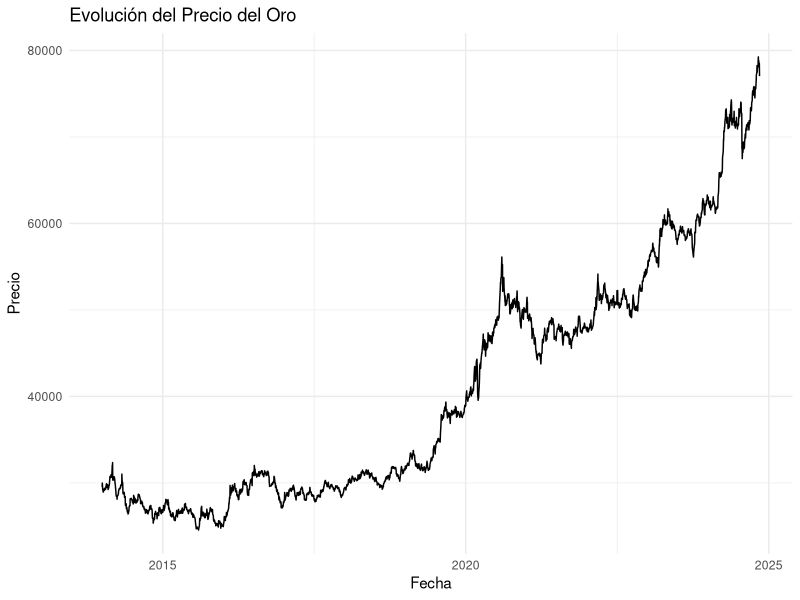
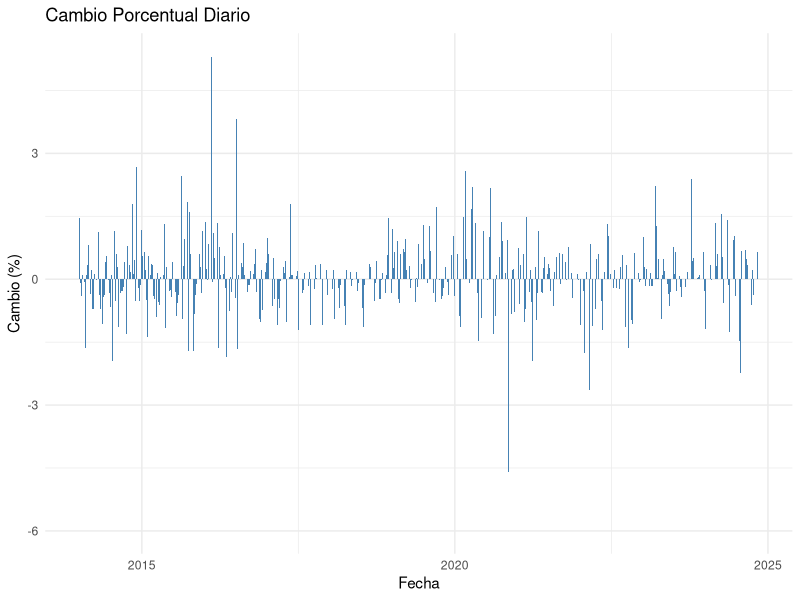
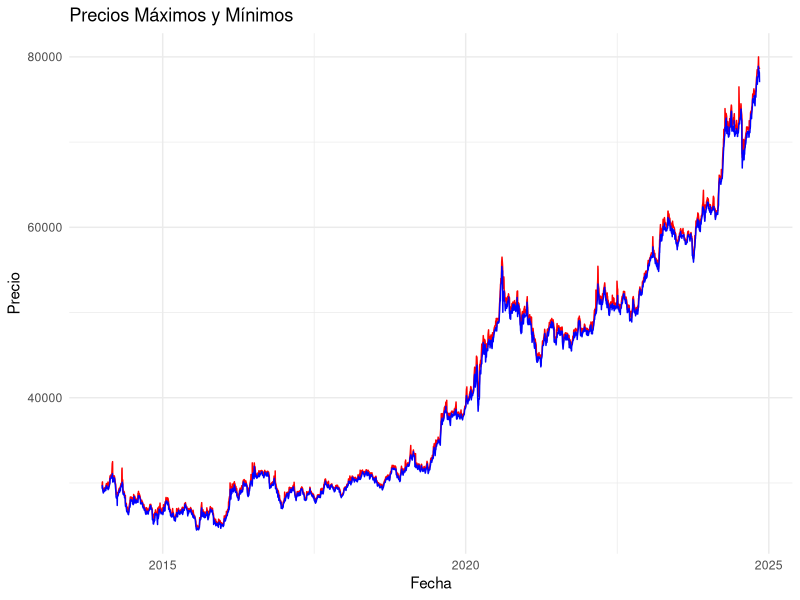
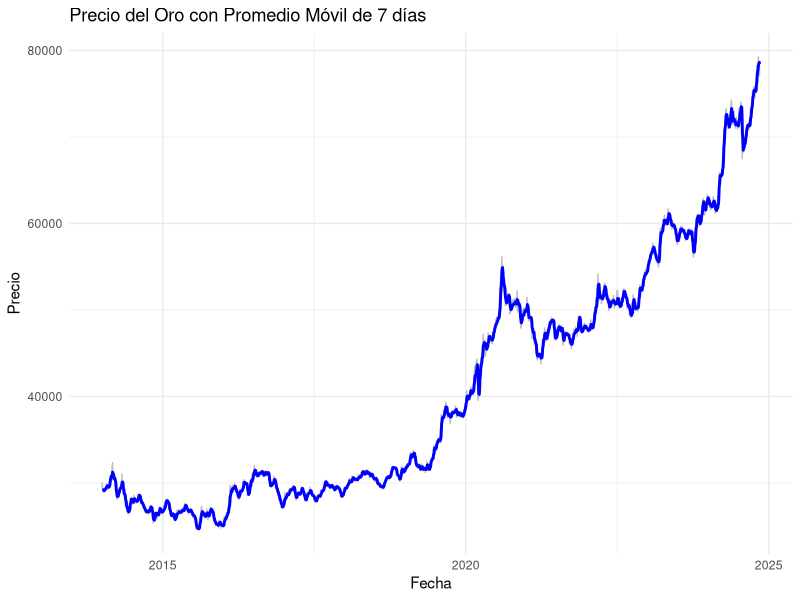
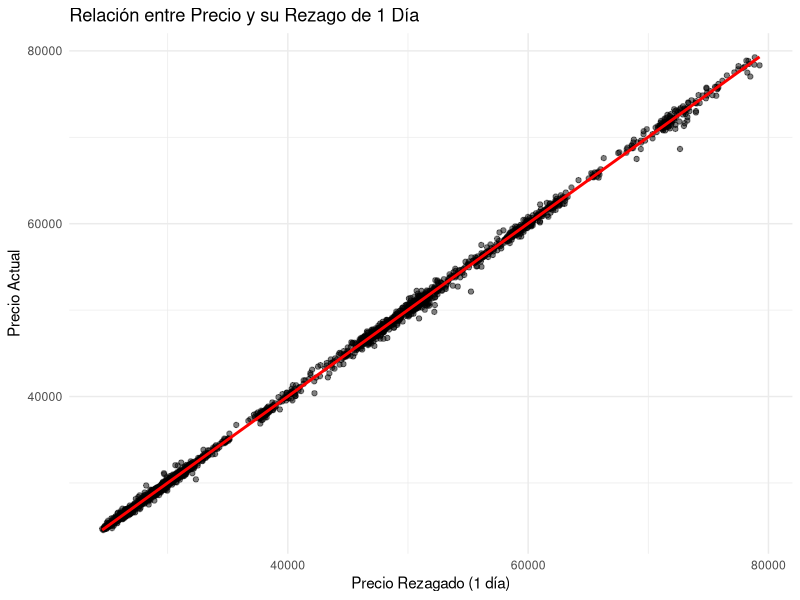
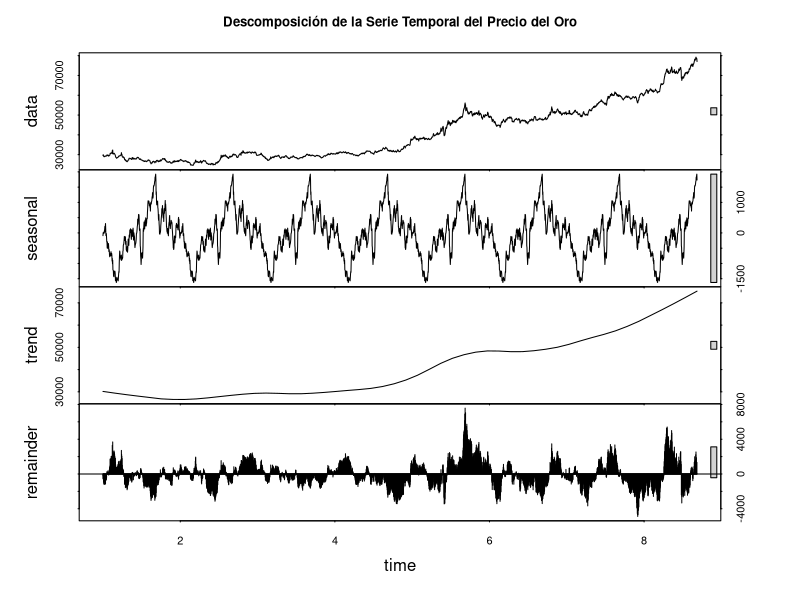
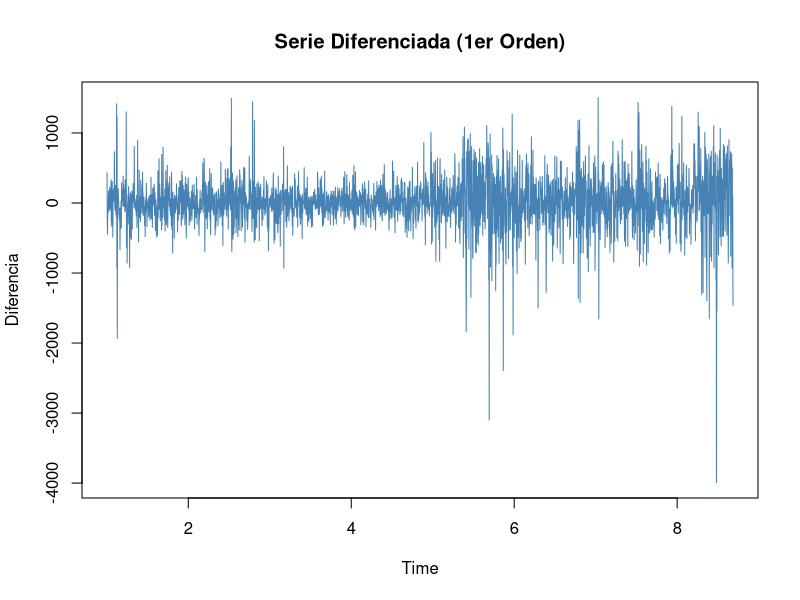
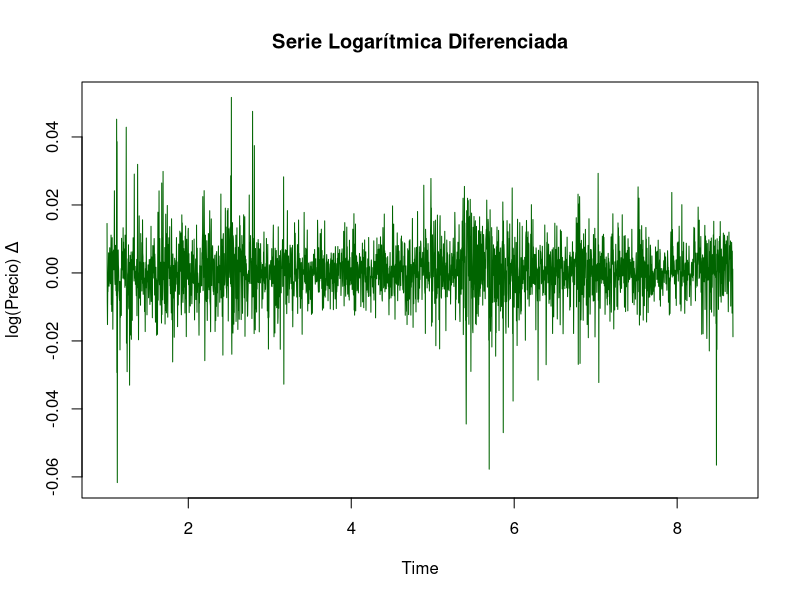

The R source for these figures, in order:
## ---- chunk 1
knitr::opts_chunk$set(
  echo = FALSE,
  message = FALSE,
  warning = NA,
  comment = NA)
## ---- chunk 2
library(tidyverse)
library(lubridate)
library(skimr)
library(ggplot2)
library(forecast)
library(tseries)
library(TTR)
library(zoo)
datos <- read_csv("Gold Price.csv")
head(datos)
## ---- chunk 3
skim(datos)  # Resumen detallado
## ---- chunk 4
# Convertir fecha
datos <- datos %>%
  mutate(Date = as.Date(Date))

# Verificar valores faltantes
colSums(is.na(datos))
## ---- chunk 5
# Precio a lo largo del tiempo
ggplot(datos, aes(x = Date, y = Price)) +
  geom_line() +
  labs(title = "Evolución del Precio del Oro",
       x = "Fecha",
       y = "Precio") +
  theme_minimal()
## ---- chunk 6
# Cambios porcentuales
ggplot(datos, aes(x = Date, y = `Chg%`)) +
  geom_col(fill = "steelblue") +
  labs(title = "Cambio Porcentual Diario",
       x = "Fecha",
       y = "Cambio (%)") +
  theme_minimal()
## ---- chunk 7
# Comparación de High vs Low
ggplot(datos, aes(x = Date)) +
  geom_line(aes(y = High), color = "red") +
  geom_line(aes(y = Low), color = "blue") +
  labs(title = "Precios Máximos y Mínimos",
       x = "Fecha",
       y = "Precio") +
  theme_minimal()
## ---- chunk 8
# Procesamiento inicial
datos <- datos %>%
  mutate(Date = as.Date(Date)) %>%
  arrange(Date)  #Ordenar por fecha
## ---- chunk 9
datos <- datos %>%
  mutate(moving_avg_7 = SMA(Price, n = 7))

# Visualización
ggplot(datos, aes(x = Date)) +
  geom_line(aes(y = Price), color = "gray") +
  geom_line(aes(y = moving_avg_7), color = "blue", size = 1) +
  labs(title = "Precio del Oro con Promedio Móvil de 7 días",
       x = "Fecha",
       y = "Precio") +
  theme_minimal()
## ---- chunk 10
# Creamos una variable de rezago de 1 día
datos <- datos %>%
  mutate(lag_1 = lag(Price, 1))

# Graficamos relación entre Price y su rezago
ggplot(datos, aes(x = lag_1, y = Price)) +
  geom_point(alpha = 0.5) +
  geom_smooth(method = "lm", se = FALSE, color = "red") +
  labs(title = "Relación entre Precio y su Rezago de 1 Día",
       x = "Precio Rezagado (1 día)",
       y = "Precio Actual") +
  theme_minimal()
## ---- chunk 11
# Convertimos a serie de tiempo
serie_ts <- ts(datos$Price, frequency = 365)

# Descomponemos la serie
descomposicion <- stl(na.approx(serie_ts), s.window = "periodic")

# Gráfico de descomposición
plot(descomposicion, main = "Descomposición de la Serie Temporal del Precio del Oro")
## ---- chunk 12
adf_test <- adf.test(serie_ts, alternative = "stationary")
print(adf_test)
## ---- chunk 13
ts_diff1 <- diff(serie_ts)
plot(ts_diff1, main = "Serie Diferenciada (1er Orden)", ylab = "Diferencia", col = "steelblue")
## ---- chunk 14
adf_diff <- adf.test(ts_diff1, alternative = "stationary")
print(adf_diff)
## ---- chunk 15
ts_log <- log(serie_ts) #Convierte la serie en una escala proporcional, útil cuando hay crecimiento exponencial o varianza creciente.
ts_log_diff <- diff(ts_log) #Calcula los retornos logarítmicos diarios, lo cual es común en análisis financiero.
plot(ts_log_diff, main = "Serie Logarítmica Diferenciada", ylab = "log(Precio) Δ", col = "darkgreen")
## ---- chunk 16
adf_logdiff <- adf.test(ts_log_diff, alternative = "stationary")
print(adf_logdiff)
## ---- chunk 17
par(mfrow = c(3, 1))
plot(serie_ts, main = "Precio Original", ylab = "Precio")
plot(ts_diff1, main = "Diferencia de Primer Orden", ylab = "Δ Precio")
plot(ts_log_diff, main = "Log(Diferencia)", ylab = "Δ log(Precio)")
par(mfrow = c(1, 1))
## ---- chunk 18
# Ajustar el modelo Holt-Winters
modelo_hw <- HoltWinters(ts_log_diff, seasonal = "additive")
plot(modelo_hw, main = "Modelo Holt-Winters aplicado a la Serie Transformada")
## ---- chunk 19
# Visualizar los parámetros estimados
print(modelo_hw)
## ---- chunk 20
# Predicción para los próximos 30 días
pred_hw <- predict(modelo_hw, n.ahead = 30, prediction.interval = TRUE)
plot(modelo_hw, main = "Pronóstico Holt-Winters para los próximos días")
lines(pred_hw[,1], col = "red", lwd = 2)
## ---- chunk 21
modelo_ses <- ses(serie_ts)
plot(fitted(modelo_ses), main = "Suavizamiento Exponencial Simple")
## ---- chunk 22
# Calcular el error del modelo Holt-Winters
error_hw <- accuracy(fitted(modelo_hw), ts_log_diff)
print(error_hw)
## ---- chunk 23
# Calcular el error del Suavizamiento Exponencial Simple
error_ses <- accuracy(fitted(modelo_ses), serie_ts)
print(error_ses)
## ---- chunk 24
# Comparación de los errores
comparacion_errores <- data.frame(
  Modelo = c("Holt-Winters", "Suavizamiento Exponencial Simple"),
  MAE = c(error_hw[2], error_ses[2]),  # Error Absoluto Medio
  RMSE = c(error_hw[3], error_ses[3])  # Raíz del Error Cuadrático Medio
)

print(comparacion_errores)
## ---- chunk 25
# Crear un data frame con las métricas de error
errores <- data.frame(
  Modelo = c("Holt-Winters", "Suavizamiento Exponencial Simple"),
  RMSE = c(error_hw[3], error_ses[3]),  # Error cuadrático medio
  MAE = c(error_hw[2], error_ses[2])    # Error absoluto medio
)

# Gráfico de barras comparativo
ggplot(errores, aes(x = Modelo, y = RMSE, fill = Modelo)) +
  geom_bar(stat = "identity") +
  ggtitle("Comparación de RMSE entre Modelos") +
  ylab("RMSE") +
  theme_minimal()
